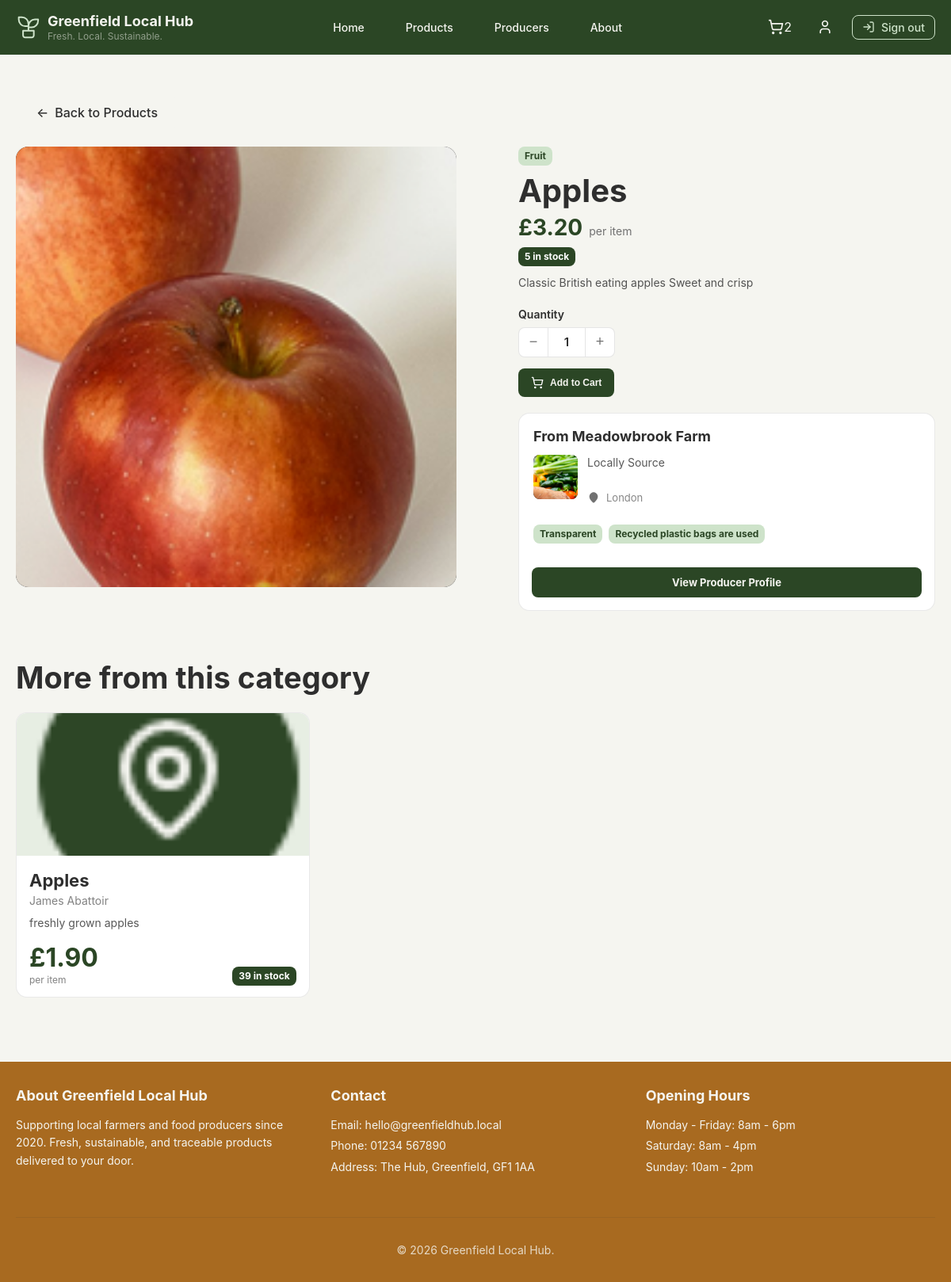
The page /product/1 (signed in) on the database its author committed.
### tables this page shows
CREATE TABLE product (
product_id INTEGER PRIMARY KEY AUTOINCREMENT,
producer_id INTEGER NOT NULL,
name TEXT NOT NULL,
description TEXT NOT NULL,
price NUMERIC NOT NULL,
category TEXT NOT NULL,
image_url TEXT NOT NULL,
is_available INTEGER NOT NULL,
stock INTEGER NOT NULL,
FOREIGN KEY (producer_id) REFERENCES producer(producer_id) ON DELETE CASCADE
);

CREATE TABLE producer (
producer_id INTEGER PRIMARY KEY AUTOINCREMENT,
business_registration_number TEXT NOT NULL UNIQUE,
business_name TEXT NOT NULL,
business_email TEXT NOT NULL UNIQUE,
business_phone_number TEXT NOT NULL,
password_hash TEXT NOT NULL,
business_address TEXT NOT NULL,
description TEXT,
image_url TEXT,
production_method TEXT,
sustainability_info TEXT
);

### app.py (the view)
@app.route("/product/<int:product_id>")
def product_detail(product_id):
    db = get_db()
    product = db.execute(
        """
        SELECT
            p.product_id,
            p.name,
            p.description,
            p.price,
            p.category,
            p.image_url,
            p.stock,
            p.is_available,
            pr.producer_id,
            pr.business_name,
            pr.business_address,
            pr.description AS producer_description,
            pr.image_url AS producer_image,
            pr.production_method,
            pr.sustainability_info
        FROM product p
        JOIN producer pr ON p.producer_id = pr.producer_id
        WHERE p.product_id = ?
        """,
        (product_id,)
    ).fetchone()
    if not product or product["is_available"] != 1:
        db.close()
        return render_template("error-404.html"), 404
    related_products = db.execute(
        """
        SELECT
            p.product_id,
            p.name,
            p.description,
            p.price,
            p.category,
            p.image_url,
            p.stock,
            pr.business_name
        FROM product p
        JOIN producer pr ON p.producer_id = pr.producer_id
        WHERE p.category = ?
          AND p.product_id != ?
          AND p.is_available = 1
        ORDER BY p.name COLLATE NOCASE
        LIMIT 4
        """,
        (product["category"], product_id)
    ).fetchall()
    db.close()
    return render_template(
        "product-detail.html",
        product=product,
        related_products=related_products
    )

### app.py (called while the page is built, shortened)
def get_db():
    db = sqlite3.connect("glh.db")
    db.row_factory = sqlite3.Row
    db.execute("PRAGMA foreign_keys = ON")
    return db

@login_manager.user_loader
def load_user(user_id):
    db = get_db()
    if user_id.startswith("customer:"):
        actual_id = user_id.replace("customer:", "", 1)
        user = db.execute(
            "SELECT * FROM customer WHERE customer_id = ?",
            (actual_id,)
        ).fetchone()
        db.close()
        if user:
            return User(
                id=user["customer_id"],
                name=user["name"],
                email=user["email"],
                password_hash=user["password_hash"],
                user_type="customer"
            )
    db.close()
    return None

def get_cart_count(db, customer_id):
    basket = db.execute(
        "SELECT basket_id FROM basket WHERE customer_id = ?",
        (customer_id,)
    ).fetchone()
    if not basket:
        return 0
    count = db.execute(
        """
        SELECT COUNT(*)
        FROM basket_item
        WHERE basket_id = ?
        """,
        (basket["basket_id"],)
    ).fetchone()[0]
    return count or 0

@app.context_processor
def inject_cart_count():
    if current_user.is_authenticated and current_user.user_type == "customer":
        db = get_db()
        count = get_cart_count(db, current_user.id)
        db.close()
        return {"cart_count": count}
    return {"cart_count": 0}

### templates/product-detail.html (shortened to what this page needs)
{% extends "base.html" %}  {% block content %}
<section class="producer-public-page product-page">
  <div class="container producers-container producer-public-container product-page_container">
    <div class="back-link-wrap public-back-wrap">
      <a href="{{ url_for('products') }}" class="producer-public-back back-link btn btn-secondary">
        <span aria-hidden="true">←</span>
        <span>Back to Products</span>
      </a>
    </div>
    <div class="producer-public-layout product-page_layout">
      <div class="producer-public-hero-media product-page_media">
        <div class="image-card">
          <img src="{{ product['image_url'] }}" alt="{{ product['name'] }} from {{ product['business_name'] }}"
            class="producer-public-hero-image product-page_image" />
        </div>
      </div>
      <div class="producer-public-panel product-page_panel">
        <div class="producer-public-panel_header product-page_header">
          <span class="producer-card-public_tag">{{ product['category'] }}</span>
          <h1>{{ product['name'] }}</h1>
          <p class="producer-card-public_description product-page_price-line">
            <strong class="products-card_price">£{{ '%.2f'|format(product['price']) }}</strong>
            <span class="products-card_unit">per item</span>
          </p>
          <span class="products-card_stock">{{ product['stock'] }} in stock</span>
          <p class="producer-card-public_description producer-public-summary">
            {{ product['description'] }}
          </p>
        </div>
        <form method="POST" action="{{ url_for('add_to_cart', product_id=product['product_id']) }}"
          class="product-page_form">
          <div class="products-producers-control product-page_controls">
            <label for="quantity" class="products-filters_label">Quantity</label>
            <div class="stock-controls product-page_qty">
              <button type="button" class="qty-btn" id="minusQty" aria-label="Decrease quantity">
                −
              </button>
              <input type="number" id="quantity" name="quantity" value="1" min="1" max="{{ product['stock'] }}"
                class="stock-input form-control product-page_qty-input" />
              <button type="button" class="qty-btn" id="plusQty" aria-label="Increase quantity">
                +
              </button>
            </div>
          </div>
          <button type="submit" class="products-card_button btn btn-primary product-page_add-btn">
            <span class="products-card_button-icon" aria-hidden="true">
            </span>
            <span>Add to Cart</span>
          </button>
        </form>
        <article class="products-card product-page_producer-card">
          <div class="products-card_content product-page_producer-content">
            <h2>From {{ product['business_name'] }}</h2>
            <div class="product-page_producer-summary">
              {% if product['producer_image'] %}
              <div class="products-card_image product-page_producer-image-wrap">
                <img src="{{ product['producer_image'] }}" alt="Profile photo for {{ product['business_name'] }}" />
              </div>
              {% endif %}
              <div class="product-page_producer-copy">
                <p class="products-card_description">
                  {{ product['producer_description'] or 'Local producer profile
                  coming soon.' }}
                </p>
                <div class="producer-card-public_location product-page_producer-location">
                  <span class="producer-card-public_location-icon">
                  </span>
                  <span>{{ product['business_address']}}</span>
                </div>
              </div>
            </div>
            <div class="producer-card-public_tags product-page_producer-tags">
              {% if product['production_method'] %}
              <span class="producer-card-public_tag">{{ product['production_method'] }}</span>
              {% endif %} {% if product['sustainability_info'] %}
              <span class="producer-card-public_tag">{{ product['sustainability_info'] }}</span>
              {% endif %}
            </div>
          </div>
          <div class="products-card_form product-page_producer-actions">
            <a href="{{ url_for('producer_public_profile', producer_id=product['producer_id']) }}"
              class="producer-card-public_button btn btn-primary">
              View Producer Profile
            </a>
          </div>
        </article>
      </div>
    </div>
    <section class="producer-public-products-section">
      <h2 class="producer-public-products-title">More from this category</h2>
      <div class="products-grid producer-public-products-grid product-page_related-grid">
        {% for related in related_products %}
        <article class="products-card product-page_related-card">
          <a href="{{ url_for('product_detail', product_id=related['product_id']) }}" class="products-card_link">
            <div class="products-card_image">
              <img src="{{ related['image_url'] }}" alt="{{ related['name'] }} from {{ related['business_name'] }}" />
            </div>
            <div class="products-card_content">
              <h2>{{ related['name'] }}</h2>
              <p class="products-card_producer">
                {{ related['business_name'] }}
              </p>
              <p class="products-card_description">
                {{ related['description'] }}
              </p>
              <div class="products-card_meta">
                <div>
                  <strong class="products-card_price">£{{ '%.2f'|format(related['price']) }}</strong>
                  <span class="products-card_unit">per item</span>
                </div>
                <span class="products-card_stock">{{ related['stock'] }} in stock</span>
              </div>
            </div>
          </a>
        </article>
        {% else %}
        <p class="producer-public-empty">
          No other products in this category yet.
        </p>
        {% endfor %}
      </div>
    </section>
  </div>
</section>
{% endblock %}

### rows shown on the page
product: image_url (picture), category "Fruit", name "Apples", price "3.20", stock "5", description "Classic British eating apples Sweet and crisp"
producer: business_name "Meadowbrook Farm", producer_image (picture), description "Locally Source", business_address "London", production_method "Transparent", sustainability_info "Recycled plastic bags are used"
product: image_url (picture), name "Apples", business_name "James Abattoir", description "freshly grown apples", price "1.90", stock "39"

### other values the page prints
{{ cart_count }} "2"
